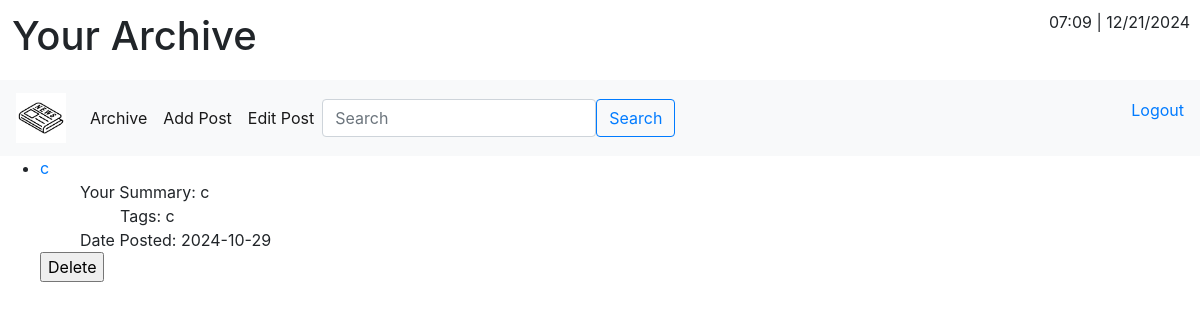
The app's page /pages/ (signed in), older data.
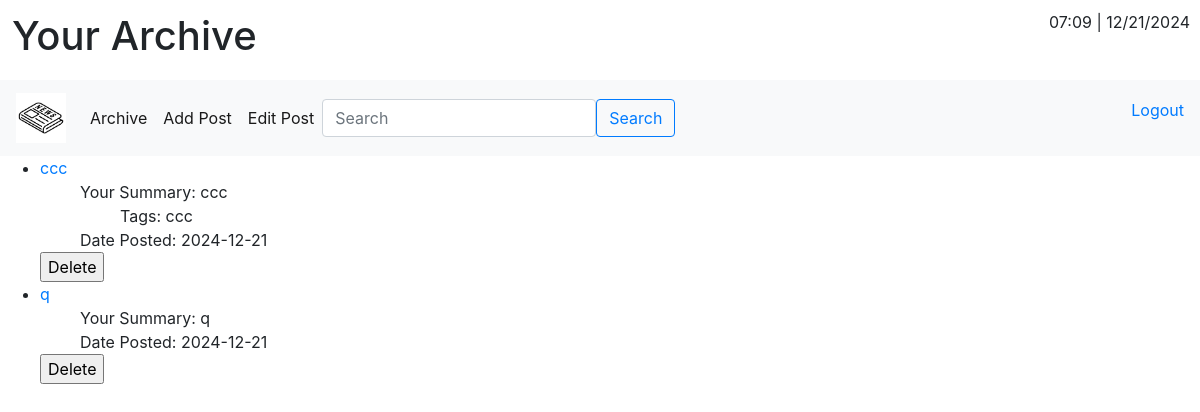
The same page, newer data.
### tables this page shows
CREATE TABLE BlogPosts (
        "PostId" integer primary key autoincrement,
        "UserID" integer,
        "Title" Text,
        "Author" Text,
        "Content" Text,
        "Permalink" Text,
        "Tags" Text,
        "published_on" date
    );

### pages.py (the view)
@pages_bp.route("/home")
@pages_bp.route("/")
def home():
    if session.get("logged_in"):
        posts = get_posts()
        session["PostId"] = None
        return render_template('index.html', posts=posts, id=session["user_id"])
    else:
        return redirect(url_for('auth.login_page'))

### connection.py (called while the page is built)
def get_db():
    connection = g.get('db', 'null')
    if connection == 'null':
        try:
            g.db = sqlite3.connect(db_file)
            g.db.row_factory = sqlite3.Row
            return g.db
        except Exception as ex:
            return False
    else:
        return connection

### fics.py (called while the page is built)
def get_posts():
    connection = get_db()
    sql = connection.cursor()
    data = sql.execute('''select * from BlogPosts order by UserID desc''')
    saved_posts = data.fetchall()
    return saved_posts

### templates/index.html (shortened to what this page needs)
<!DOCTYPE html>
<html lang="en">
  <head>
    <link rel="stylesheet" href="https://cdn.jsdelivr.net/npm/bootstrap@4.4.1/dist/css/bootstrap.min.css">
    <link rel="stylesheet" href="{{url_for('static', filename='style.css')}}">
  </head>
  <body>
    <main>
        <div style="float:right;" id="date"></div>
        <h1 class="title">Your Archive</h1>
            <nav class="navbar navbar-expand-lg navbar-light bg-light">
                <a class="navbar-brand" href="#">
                    <img src="{{ url_for('static', filename='images/newspaper.jpg') }}" width="50px" height="50px" alt="">
                </a>
                <div class="collapse navbar-collapse" id="navbarNav">
                    <ul class="navbar-nav">
                        <li class="nav-item active">
                        <a class="nav-link" href="{{ url_for('pages.home') }}">Archive</a>
                        </li>
                    </ul>
                  <ul class="navbar-nav">
                    <li class="nav-item active">
                    <a class="nav-link" href="{{ url_for('pages.addpost') }}">Add Post</a>
                    </li>
                  </ul>
                  <ul class="navbar-nav">
                    <li class="nav-item active">
                    <a class="nav-link" href="{{ url_for('pages.editpost') }}">Edit Post</a>
                    </li>
                  </ul>
                  <ul class="navbar-nav">
                      <input id="searchbar" type="search" class="form-control rounded" placeholder="Search" aria-label="Search" aria-describedby="search-addon" />
                      <button type="button" class="btn btn-outline-primary" data-mdb-ripple-init>Search</button>
                     </ul>
                  <ul class="form-inline ml-auto">
                        <a href="{{url_for('auth.logout')}}">Logout</a>
                   </ul>
                </div>
            </nav>
        {% macro render_tags(posts) %}
          {% if posts.Tags != "" %}
            <ul>Tags: {{ posts.Tags }}</ul>
          {% endif %}
        {% endmacro %}
        {% macro render_posts(posts) %}
          {% if posts.UserID == id %}
            <li><a href="{{ posts.Permalink }}">{{ posts.Title }}</a>
              <ul>Your Summary: {{ posts.Content }}</ul>
              <ul>{{ render_tags(posts) }}</ul>
              <ul>Date Posted: {{posts.published_on}}</ul>
            </li>
            <form action="{{ url_for('pages.deletepost') }}" method="POST">
              <input class="ui button secondary" name="submit" type="submit" value="Delete">
            </form>
          {% endif %}
        {% endmacro %}
          <ul>
        {% for post in posts %}
          {{ render_posts(post) }}
        {% endfor %}
          </ul>
    </main>
  </body>
</html>

### static/style.css (style rules this page uses)
.title { padding: 1%; }
#date { padding: 10px; }

Row changes from the older to the newer data that the page shows:
removed BlogPosts: Title "c", Content "c", Tags "c", published_on "2024-10-29"
added BlogPosts: Title "ccc", Content "ccc", Tags "ccc", published_on "2024-12-21"
added BlogPosts: Title "q", Content "q", published_on "2024-12-21"
